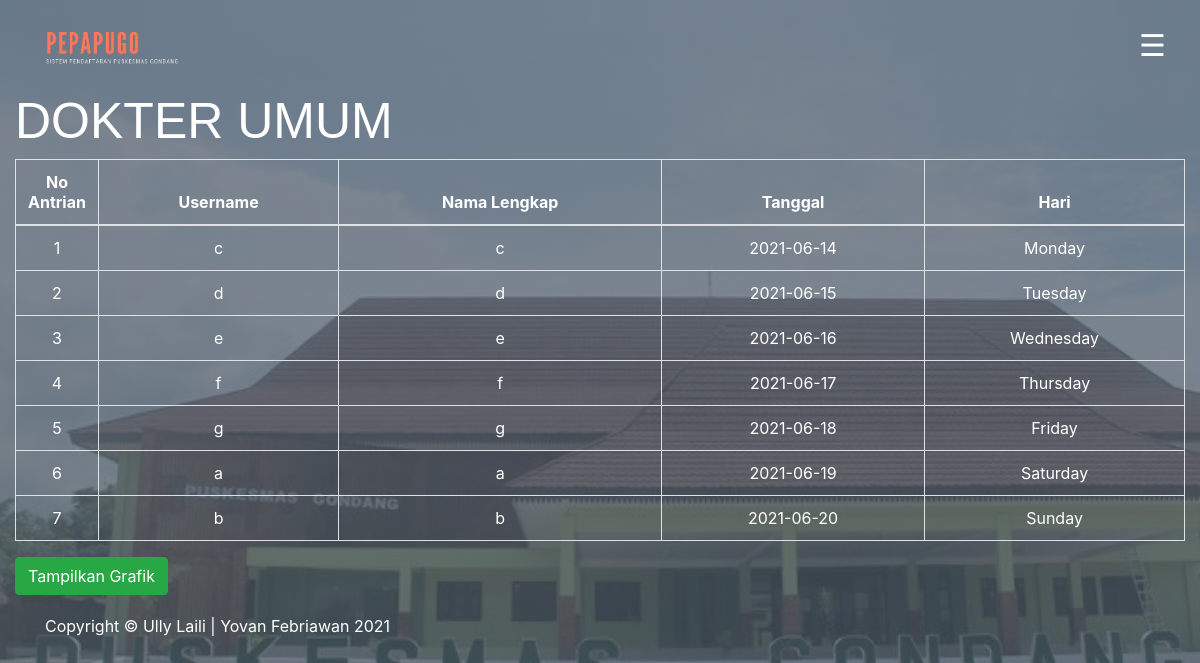
The app's page /umum.php with its own data.
### tables this page shows
CREATE TABLE `dokter_umum` (
  `username` varchar(255) NOT NULL,
  `nama_lengkap` varchar(255) NOT NULL,
  `tanggal_antri` date NOT NULL,
  `hari` varchar(11) NOT NULL
);

### umum.php (the view, shortened to what this page needs)
<html>
<head>
	<link rel="stylesheet" href="https://stackpath.bootstrapcdn.com/bootstrap/4.1.3/css/bootstrap.min.css">
</head>
<body>
	<nav class="navbar navbar-inverse">
	  <div class="container-fluid">
	   <div class="navbar-header">
	    <img src="logo.png" width="20%">
	   </div>
	   <ul class="nav navbar-nav navbar-right">
	    <li>
			<div class="row">
			    <div class="col-md-12 text-center">
			        <div class="row">
			            <div class="col-xs-1">
			                <span style="font-size:30px;cursor:pointer; color:white;" onclick="openNavR()">☰</span>
			            </div>
			        </div>
			    </div>
			</div>
	    </li>
	   </ul>
	  </div>
	 </nav>
	<h1>DOKTER UMUM</h1>
	<table class="table table-hover table-bordered" id="umum">
	  <thead>
	    <tr>
	      <th scope="col" width="50">No Antrian</th>
	      <th scope="col">Username</th>
	      <th scope="col">Nama Lengkap</th>
	      <th scope="col">Tanggal</th>
	      <th scope="col">Hari</th>
	    </tr>
	  </thead>
	  <tbody>
	  	<?php
	  	include 'koneksi.php';
	  	$no=1;
	  	$umum = mysqli_query($koneksi, "Select * From dokter_umum order by tanggal_antri");
	  	while($row=mysqli_fetch_array($umum)){
	  	echo "<tr>
	      <td>".$no++."</td>
	      <td>".$row['username']."</td>
	      <td>".$row['nama_lengkap']."</td>
	      <td>".$row['tanggal_antri']."</td>
	      <td>".$row['hari']."</td>
	    </tr>";
	  	}
	  	?>
	  </tbody>
	</table>
    <form action="grafik_umum.php">
	  	<button type="submit" class="btn btn-success">Tampilkan Grafik</button>
	</form>
<footer class="site-footer">
      <div class="container">
        <div class="row">
          <div class="col-md-8 col-sm-6 col-xs-12">
            <p class="copyright-text">Copyright &copy; Ully Laili | Yovan Febriawan 2021
            </p>
          </div>
        </div>
      </div>
</footer>
</body>
</html>

### umum.php (style rules this page uses)
body { background-image:linear-gradient(rgba(69, 83, 97, 0.7),rgba(69, 83, 97, 0.7)), url(back.jpeg); background-size: cover; background-position: center; margin-right: 15px; margin-left: 15px; }
footer { color: white; padding-top: 3px; padding-bottom: 3px; }
img { padding-left: -15px; padding-bottom: -15px; }
h1 { color: white; font-family: helvetica; font-size: 50px; }
table { color: white; border-color: orange; text-align: center; }

### records on screen
dokter_umum: username "c", nama_lengkap "c", tanggal_antri "2021-06-14", hari "Monday"
dokter_umum: username "d", nama_lengkap "d", tanggal_antri "2021-06-15", hari "Tuesday"
dokter_umum: username "e", nama_lengkap "e", tanggal_antri "2021-06-16", hari "Wednesday"
dokter_umum: username "f", nama_lengkap "f", tanggal_antri "2021-06-17", hari "Thursday"
dokter_umum: username "g", nama_lengkap "g", tanggal_antri "2021-06-18", hari "Friday"
dokter_umum: username "a", nama_lengkap "a", tanggal_antri "2021-06-19", hari "Saturday"
dokter_umum: username "b", nama_lengkap "b", tanggal_antri "2021-06-20", hari "Sunday"
